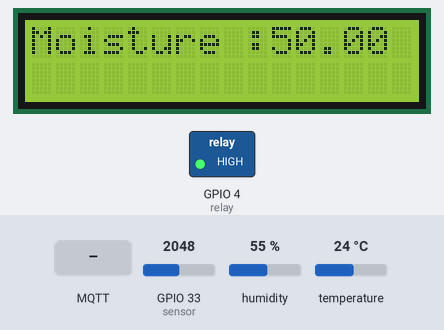
A sketch run on a simulated ESP32. Parts: 16×2 character LCD, switched loads named in the sketch (green lamp = pin HIGH). Inputs (shaded band) come from the test bench; at power-on: GPIO 33 (sensor) = 2048, humidity 55 %, temperature 24 °C. WiFi joins after 1.5 s; servers stay silent unless stated; random numbers use the default seed unless the sketch sets one; no MQTT or app messages arrive unless stated; what the sketch prints to the serial monitor is not drawn.

Above: at 6.0 s.
6.1 s: MQTT message "0" arrives on the first subscribed topic
At 8.5 s:
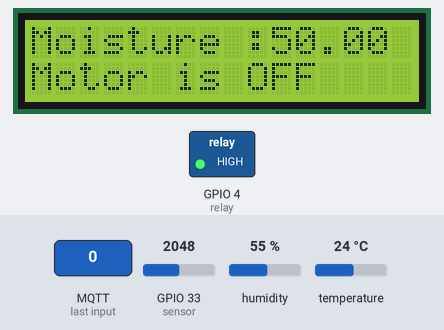
12.1 s: MQTT message "5" arrives on the first subscribed topic
At 12.9 s:
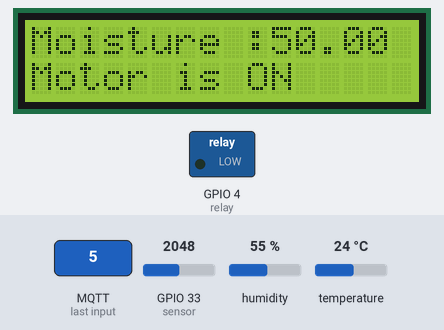
13.7 s: GPIO 33 (sensor) set to 2866
At 15.1 s:
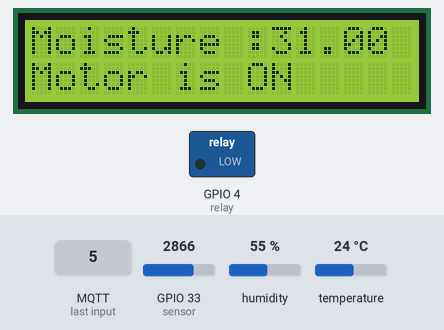
15.8 s: GPIO 33 (sensor) set to 3972
At 17.4 s:
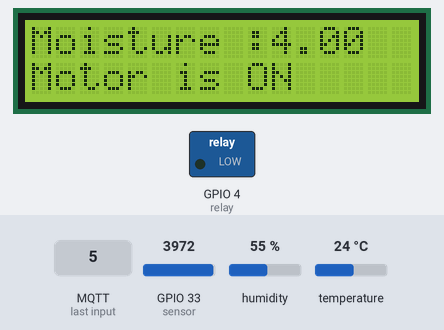
17.8 s: GPIO 33 (sensor) set to 1228
At 19.6 s:
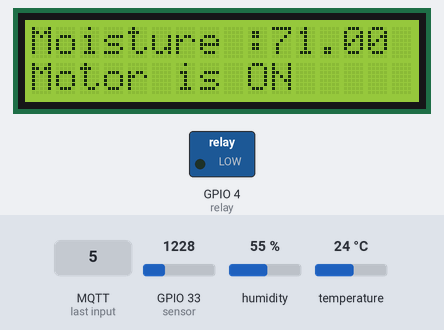
Timing chart, 0 to 20.9 s (numbered marks = the images above; inputs shaded):
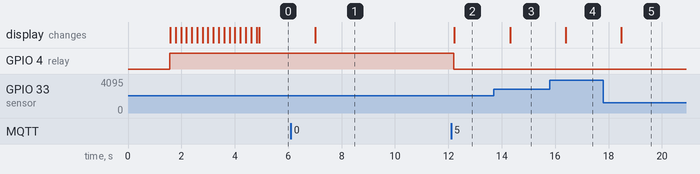

The sketch:

btl.ino
```cpp
//Include the library files
#include <WiFi.h>
#include <LiquidCrystal_I2C.h>
#include <Wire.h>
#include <WiFiClient.h>
#include <ArduinoJson.h>
#include <WebSocketsServer.h>
#include <HTTPClient.h>
#include <PubSubClient.h>
#include "DHTesp.h";
#include "DHT.h";

#define sensor 33
#define relay 4


//Initialize the LCD display
LiquidCrystal_I2C lcd(0x27, 16, 2);

#define DHTPIN 14
#define DHTTYPE DHT11
DHT dht(DHTPIN, DHTTYPE);

//Enter your WIFI SSID and password
// char ssid[] = "MinhThu";
// char pass[] = "Khanhhan2017@";
// char ssid[] = "NAM";
// char pass[] = "12345678";
char ssid[] = "Wifichua";
char pass[] = "nha5nguoi";

int interval = 1000;               // virtual delay
unsigned long previousMillis = 0;  // Tracks the time since last event fired

String jsonString;

WiFiClient espClient;
PubSubClient client(espClient);
const char* mqtt_server = "broker.hivemq.com";
const char* mqtt_user="BTL_IOT";
const char* mqtt_password="Btliot123";
unsigned long lastMsg = 0;


float value = 0;

void setup() {
  // Debug console
  Serial.begin(115200);
  Serial.println("started");

  //WIFI
  WiFi.begin(ssid, pass);
  while (WiFi.status() != WL_CONNECTED) {  // Check if wifi is connected or not
    delay(500);
    Serial.print("-.-");
  }

  randomSeed(analogRead(A0));

  Serial.print("IP address: ");
  Serial.println(WiFi.localIP());

  dht.begin();

  client.setServer(mqtt_server, 1883);
  client.setCallback(callback);

  lcd.init();
  lcd.backlight();
  pinMode(relay, OUTPUT);
  digitalWrite(relay, HIGH);

  lcd.setCursor(1, 0);
  lcd.print("System Loading");
  for (int a = 0; a <= 15; a++) {
    lcd.setCursor(a, 1);
    lcd.print(".");
    delay(200);
  }
  lcd.clear();
  randomSeed(analogRead(0));
}

void callback(char* topic, byte* payload, unsigned int length) {
  String temp;
  Serial.print("Message arrived [");
  Serial.print(topic);
  Serial.print("] ");
  for (int i = 0; i < length; i++) {
    temp += (char)payload[i];
  }

  String subSwitchTopic = "BTL_N26/switch";

  Serial.println(temp.toInt());
  Serial.println(strcmp(topic, subSwitchTopic.c_str()) == 0);

  if (strcmp(topic, subSwitchTopic.c_str()) == 0){
    if (temp.toInt() == 0 ) {
      Serial.print("OFF");
      digitalWrite(relay, HIGH);
      lcd.setCursor(0, 1);
      lcd.print("Motor is OFF");
      // digitalWrite(22, LOW);
    } else {
        Serial.print("ON");
        digitalWrite(relay, LOW);
        lcd.setCursor(0, 1);
        lcd.print("Motor is ON ");
        // digitalWrite(22, HIGH);
    }
  }
}

void reconnect() {
  // Loop until we're reconnected
  while (!client.connected()) {
    Serial.print("Attempting MQTT connection...");
    String clientId = "ESP32Client-";
    clientId += String(random(0xffff), HEX);

    // Attempt to connect
    if (client.connect(clientId.c_str(), mqtt_user, mqtt_password)) {
      Serial.println("Connected to " + clientId);
      client.subscribe("BTL_N26/switch");
      // client.subscribe("BTL_N26/hum");
      // client.subscribe("BTL_N26/soil");
    } else {
      Serial.print("failed, rc=");
      Serial.print(client.state());
      Serial.println(" try again in 5 seconds");
      // Wait 5 seconds before retrying
      delay(2000);
    }
  }
}

//Get the ultrasonic sensor values
void soilMoisture() {
  value = analogRead(sensor);
  value = map(value, 0, 4095, 0, 100);
  value = (value - 100) * -1;
  lcd.setCursor(0, 0);
  lcd.print("Moisture :");
  lcd.print(value);
  lcd.print(" ");
}

void loop() {
  lcd.setCursor(1, 0);
  lcd.print("System Loading");

   if (!client.connected()) {
    reconnect();
  }
  client.loop();

  unsigned long currentMillis = millis();  // call millis  and Get snapshot of time
  if ((unsigned long)(currentMillis - previousMillis) >= interval) {

    float h = dht.readHumidity();
    float t = dht.readTemperature();
    if(isnan(h)){
      h=0;
    }
    if(isnan(t)){
      t=0;
    }
    String temp = String(t, 2);
    client.publish("BTL_N26/temp", temp.c_str());

    String hum = String(h, 2);
    client.publish("BTL_N26/hum", hum.c_str());

    String soil = String(value);
    client.publish("BTL_N26/soil", soil.c_str());

    Serial.print("Temperature: ");
    Serial.println(temp);
    Serial.print("Humidity: ");
    Serial.println(hum);
    Serial.print("Soil: ");
    Serial.println(soil);

    soilMoisture();
    previousMillis = currentMillis;  // Use the snapshot to set track time until next event
  }

   delay(1000);
}
```

Measured:
- after the input at 6.1 s, the display: changes after 0.91 s (image 1)
- after the input at 12.1 s, GPIO 4 (relay): HIGH → LOW after 0.10 s; the display: changes after 0.13 s (image 2)
- after the input at 13.7 s, the display: changes after 0.61 s (image 3)
- after the input at 15.8 s, the display: changes after 0.60 s (image 4)
- after the input at 17.8 s, the display: changes after 0.68 s (image 5)
